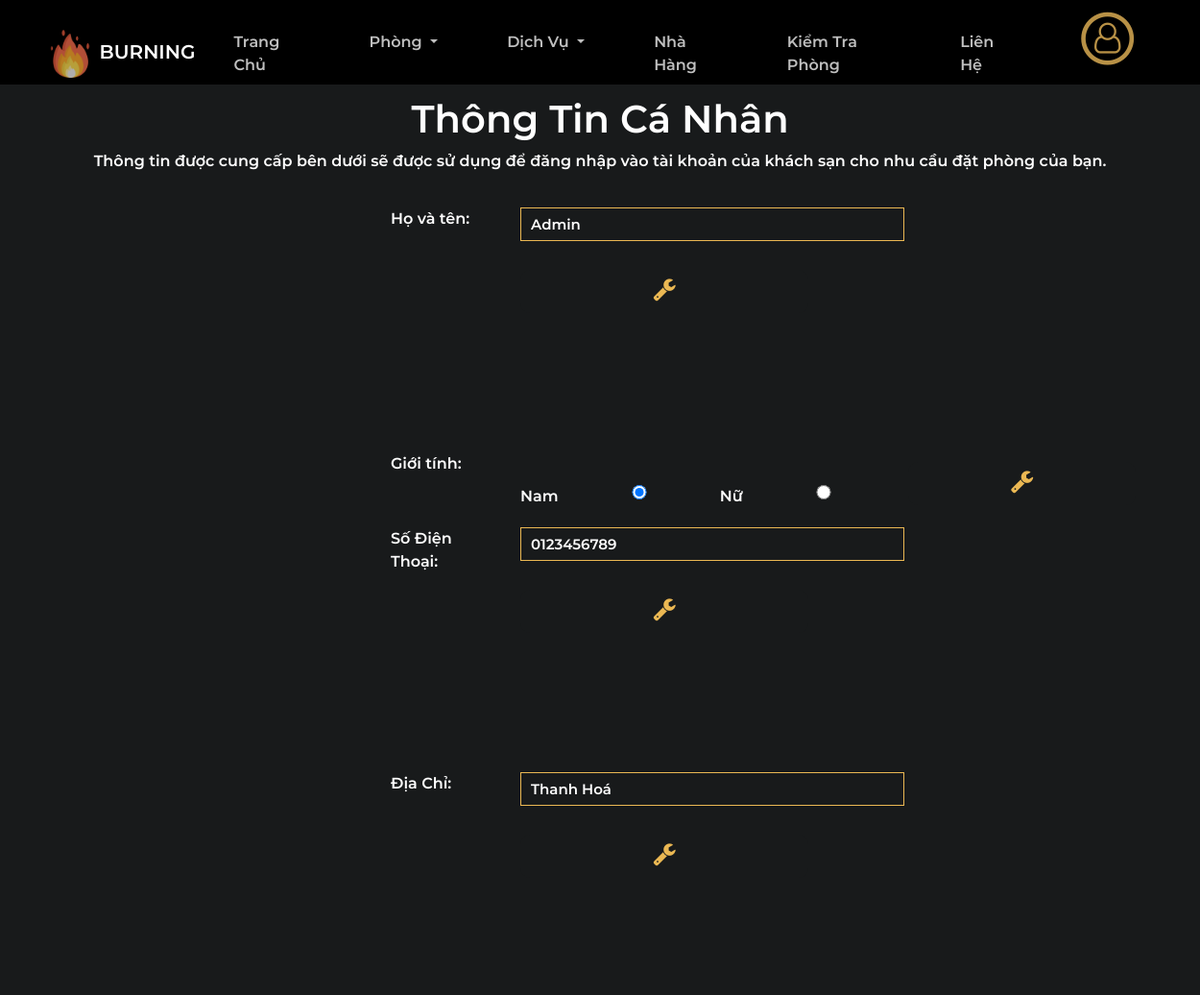
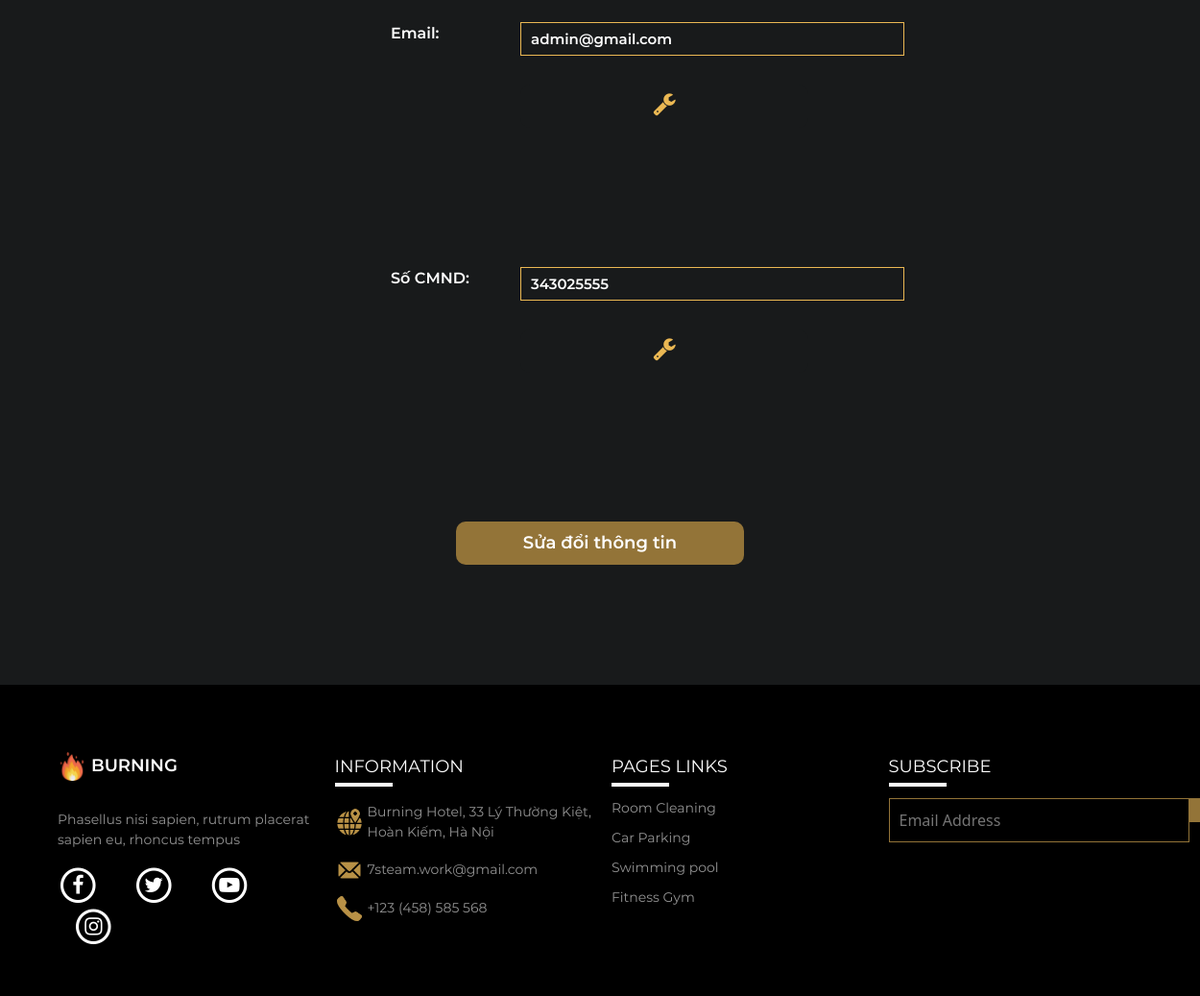
Page /logged/infor.php (signed in) on the committed database (2 pictures, top to bottom).
### tables this page shows
CREATE TABLE `khachhang` (
  `ID` int(11) NOT NULL,
  `HoTen` varchar(255) NOT NULL,
  `SDT` varchar(255) NOT NULL,
  `Email` varchar(255) NOT NULL,
  `CMND` varchar(12) NOT NULL,
  `DiaChi` varchar(255) NOT NULL,
  `GioiTinh` int(11) NOT NULL,
  `PassWord` varchar(255) NOT NULL,
  `AccessToken` varchar(255) DEFAULT NULL
);

### logged/infor.php (the view, shortened to what this page needs)
<!DOCTYPE html>
<html lang="en">
<head>
    <link rel="stylesheet" href="https://cdnjs.cloudflare.com/ajax/libs/font-awesome/4.7.0/css/font-awesome.min.css">
    <link rel="stylesheet" href="../common/bootstrap-5.2.2-dist/css/bootstrap.min.css?v=<?php echo time(); ?>">
    <link rel="stylesheet" href="../css/infor.css?v=<?php echo time(); ?>">
    <link rel="stylesheet" href="../css/style.css">
</head>
<body>
    <?php
    include('header.php');
    include('../config.php');
    $sql = "SELECT * From khachhang where ID ='" . $_SESSION['makhachhang'] . "'";
    $result = mysqli_query($con, $sql);
    if (mysqli_num_rows($result) > 0) {
        while ($row = mysqli_fetch_array($result)) {
            $ten = $row['HoTen'];
            $sdt = $row['SDT'];
            $email = $row['Email'];
            $cmnd = $row['CMND'];
            $diachi = $row['DiaChi'];
            $gioitinh = $row['GioiTinh'];
        }
    }
    ?>
    <section id="infor">
        <div class="container">
            <h1 class="text-center">Thông Tin Cá Nhân</h1>
            <p class="text-center">Thông tin được cung cấp bên dưới sẽ được sử dụng để đăng nhập vào tài khoản của khách sạn cho nhu cầu đặt phòng của bạn.</p>
            <div class="row">
                <div class="col-5">
                    <label for="">Họ và tên: </label>
                </div>
                <div class="col-7">
                    <input type="text" name="ten" id="ten" value="<?php echo $ten ?>" readonly>
                    <button type="button" onclick="editten()" style="border: none;background-color:#181a1b"><i class="fa fa-wrench" style="color: #EBB853; font-size: 25px"></i></button>
                </div>
                <div class="col-5">
                    <label for="">Giới tính: </label>
                </div>
                <div class="col-7 d-flex align-items-end">
                    <div class="d-flex justify-content-center" style="width: 400px;">
                        <label for="nam" style="padding: 0px;">Nam</label>
                        <input type="radio" id="nam" name="gender" <?php echo ($gioitinh == 1) ? 'checked' : '' ?> value="1" style="height: 15px;">
                        <label for="nu" style="padding: 0px;">Nữ</label>
                        <input type="radio" id="nu" name="gender" <?php echo ($gioitinh == 0) ? 'checked' : '' ?> value="0" style="height: 15px;">
                    </div>
                    <button type="button" style="border: none;background-color:#181a1b; margin-bottom:3px; margin-left:4px"><i class="fa fa-wrench" style="color: #EBB853; font-size: 25px;"></i></button>
                </div>
                <div class="col-5">
                    <label for="">Số Điện Thoại: </label>
                </div>
                <div class="col-7">
                    <input type="text" name="sdt" id="sdt" value="<?php echo $sdt ?>" readonly>
                    <button type="button" onclick="editsdt()" style="border: none;background-color:#181a1b"><i class="fa fa-wrench" style="color: #EBB853; font-size: 25px"></i></button>
                </div>
                <div class="col-5">
                    <label for="">Địa Chỉ: </label>
                </div>
                <div class="col-7">
                    <input type="text" name="diachi" id="diachi" value="<?php echo $diachi ?>" readonly>
                    <button type="button" onclick="editdiachi()" style="border: none;background-color:#181a1b"><i class="fa fa-wrench" style="color: #EBB853; font-size: 25px"></i></button>
                </div>
                <div class="col-5">
                    <label for="">Email: </label>
                </div>
                <div class="col-7">
                    <input type="text" name="email" id="email" value="<?php echo $email ?>" readonly>
                    <button type="button" onclick="editemail()" style="border: none;background-color:#181a1b"><i class="fa fa-wrench" style="color: #EBB853; font-size: 25px"></i></button>
                </div>
                <div class="col-5">
                    <label for="">Số CMND: </label>
                </div>
                <div class="col-7">
                    <input type="text" name="cmnd" id="cmnd" value="<?php echo $cmnd ?>" readonly>
                    <button type="button" onclick="editcmnd()" style="border: none;background-color:#181a1b"><i class="fa fa-wrench" style="color: #EBB853; font-size: 25px"></i></button>
                </div>
            </div>
            <div class="confirm d-flex">
                <button type="button" onclick="suathongtin()" id="btn" name="btn"> Sửa đổi thông tin </button>
            </div>
        </div>
    </section>
    <?php
        include('footer.php');
    ?>
</body>
</html>

### css/infor.css (style rules this page uses)
body { background-color: #181A1B; }
#infor { background-color: #181A1B; color: white; font-family: Montserrat-SemiBold; padding-top: 100px; }
#infor .text-center { background-color: #181A1B; }
#infor label { padding-left: 340px; margin-top: 20px; }
#infor input { border: 1px solid #EBB853; background-color: transparent; width: 400px; height: 35px; margin-top: 20px; color: white; padding: 10px; font-size: 15px; }
#infor .confirm { display: flex; justify-content: center; gap: 50px; }
#infor button { background-color: #937438; border: none; width: 300px; height: 45px; border-radius: 10px; color: white; margin-top: 30px; margin-bottom: 125px; font-size: 18px; }
.row button { width: 25px; height: 25px; background-color: black; }

### css/style.css (style rules this page uses)
html, body { margin: 0; padding: 0; }
* { box-sizing: border-box; margin: 0; padding: 0; outline: none; }

### rows in the picture
khachhang: ten "Admin", GioiTinh "☑ Nam", GioiTinh "☐ Nữ", sdt "0123456789", diachi "Thanh Hoá", email "admin@gmail.com", cmnd "343025555"
